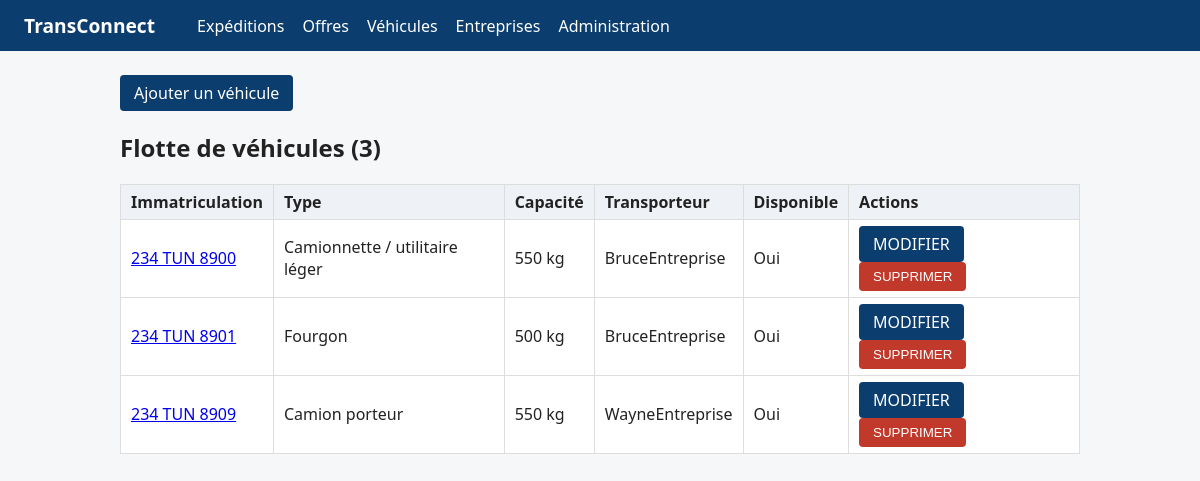
Page /vehicules/ on the committed database.
### VehiculesApp/models.py (models this page shows, shortened)
class Vehicule(models.Model):
    TYPE_CHOICES = [
        ('camionnette', 'Camionnette / utilitaire léger'),
        ('fourgon', 'Fourgon'),
        ('camion_porteur', 'Camion porteur'),
        ('semi_remorque', 'Semi-remorque'),
    ]
    immatriculation = models.CharField(max_length=20, unique=True)
    type_vehicule = models.CharField(max_length=20, choices=TYPE_CHOICES)
    capacite_kg = models.PositiveIntegerField(validators=[MinValueValidator(1)])
    disponible = models.BooleanField(default=True)
    entreprise = models.ForeignKey(
        Entreprise,
        on_delete=models.CASCADE,
        related_name='vehicules',
    )
    created_at = models.DateTimeField(auto_now_add=True)
    updated_at = models.DateTimeField(auto_now=True)

### EntreprisesApp/models.py (models this page shows, shortened)
class Entreprise(models.Model):
    TYPE_CHOICES = [
        ('chargeur', 'Chargeur'),
        ('transporteur', 'Transporteur'),
    ]
    raison_sociale = models.CharField(max_length=150)
    matricule_fiscal = models.CharField(
        max_length=17,
        unique=True,
        validators=[
            RegexValidator(
                regex=MATRICULE_REGEX,
                message="Matricule fiscal invalide (ex. 1234567AAM000 ou 1234567/A/A/M/000).",
            )
        ],
    )
    type_entreprise = models.CharField(max_length=20, choices=TYPE_CHOICES)
    adresse = models.TextField(validators=[MinLengthValidator(20)])
    utilisateur = models.OneToOneField(
        settings.AUTH_USER_MODEL,
        on_delete=models.CASCADE,
        related_name='entreprise',
    )
    created_at = models.DateTimeField(auto_now_add=True)
    updated_at = models.DateTimeField(auto_now=True)

### VehiculesApp/views.py (the view)
# urls.py: path('', views.liste_vehicules, name='liste'),
def liste_vehicules(request):
    vehicules = Vehicule.objects.select_related('entreprise').order_by('immatriculation')
    return render(request, 'vehicules/liste.html', {'vehicules': vehicules})

### VehiculesApp/templates/vehicules/liste.html (shortened to what this page needs)
{% extends 'base.html' %}
{% block content %}
<p><a class="button" href="{% url 'vehicules:ajouter' %}">Ajouter un véhicule</a></p>
<h2>Flotte de véhicules ({{ vehicules|length }})</h2>
<table>
  <thead>
    <tr><th>Immatriculation</th><th>Type</th><th>Capacité</th><th>Transporteur</th><th>Disponible</th><th>Actions</th></tr>
  </thead>
  <tbody>
    {% for vehicule in vehicules %}
    <tr>
      <td><a href="{% url 'vehicules:detail' vehicule.pk %}">{{ vehicule.immatriculation|upper }}</a></td>
      <td>{{ vehicule.get_type_vehicule_display }}</td>
      <td>{{ vehicule.capacite_kg }} kg</td>
      <td>{{ vehicule.entreprise.raison_sociale }}</td>
      <td>{{ vehicule.disponible|yesno:"Oui,Non" }}</td>
      <td>
        <a class="button" href="{% url 'vehicules:modifier' vehicule.pk %}">MODIFIER</a>
        <form class="inline-form" method="post" action="{% url 'vehicules:supprimer' vehicule.pk %}"
              onsubmit="return confirm('Supprimer ce véhicule ?');">
          <button class="danger" type="submit">SUPPRIMER</button>
        </form>
      </td>
    </tr>
    {% empty %}
    <tr><td colspan="6">Aucun véhicule enregistré.</td></tr>
    {% endfor %}
  </tbody>
</table>
{% endblock %}

### templates/base.html (style rules this page uses)
body { font-family: system-ui, Arial, sans-serif; margin: 0; background: #f6f7f9; color: #222; }
table { border-collapse: collapse; width: 100%; background: #fff; }
th, td { border: 1px solid #ddd; padding: 6px 10px; text-align: left; }
th { background: #eef1f5; }
a.button { display: inline-block; background: #0b3d6e; color: #fff; padding: 7px 14px; border-radius: 4px; text-decoration: none; }
.inline-form { display: inline; }
button.danger { background: #c0392b; color: #fff; border: 0; padding: 7px 14px; border-radius: 4px; cursor: pointer; }

### rows in the picture
Vehicule: immatriculation "234 TUN 8900", type_vehicule "Camionnette / utilitaire léger", capacite_kg "550", entreprise.raison_sociale "BruceEntreprise", disponible "Oui"
Vehicule: immatriculation "234 TUN 8901", type_vehicule "Fourgon", capacite_kg "500", entreprise.raison_sociale "BruceEntreprise", disponible "Oui"
Vehicule: immatriculation "234 TUN 8909", type_vehicule "Camion porteur", capacite_kg "550", entreprise.raison_sociale "WayneEntreprise", disponible "Oui"

### other values in the picture
{{ vehicules|length }} "3"
